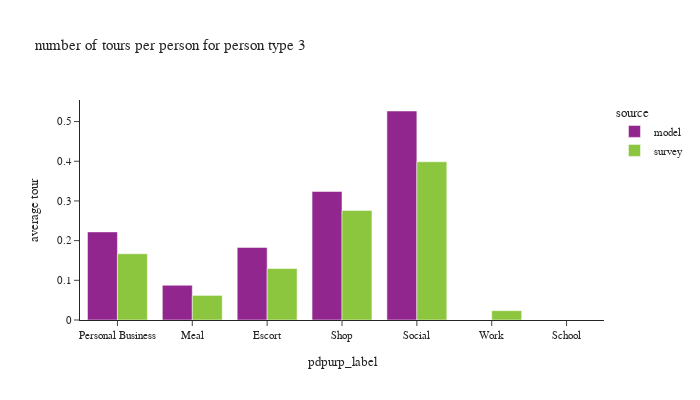

Write notebook code for a chart like this one.
### Code cell
plot_by_pptyp(df_tour, '3')

### Figure 1 — Plotly figure (JSON) as saved in the notebook; plotly's stock layout.template omitted (floating-point values rounded to 4 significant figures)
{"data": [{"alignmentgroup": "True", "hovertemplate": "source=model<br>pdpurp_label=%{x}<br>average tour=%{y}<extra></extra>", "legendgroup": "model", "marker": {"color": "#91268F", "pattern": {"shape": ""}}, "name": "model", "offsetgroup": "model", "orientation": "v", "showlegend": true, "textposition": "auto", "type": "bar", "x": ["Personal Business", "Meal", "Escort", "Shop", "Social"], "xaxis": "x", "y": [0.2219, 0.0875, 0.1828, 0.3238, 0.5266], "yaxis": "y"}, {"alignmentgroup": "True", "hovertemplate": "source=survey<br>pdpurp_label=%{x}<br>average tour=%{y}<extra></extra>", "legendgroup": "survey", "marker": {"color": "#8CC63E", "pattern": {"shape": ""}}, "name": "survey", "offsetgroup": "survey", "orientation": "v", "showlegend": true, "textposition": "auto", "type": "bar", "x": ["Shop", "Meal", "Personal Business", "Work", "School", "Social", "Escort"], "xaxis": "x", "y": [0.2761, 0.06195, 0.1669, 0.02349, 6.662e-05, 0.3987, 0.1297], "yaxis": "y"}], "layout": {"barmode": "group", "font": {"size": 11}, "height": 400, "legend": {"title": {"text": "source"}, "tracegroupgap": 0}, "title": {"text": "number of tours per person for person type 3"}, "width": 700, "xaxis": {"anchor": "y", "domain": [0.0, 1.0], "title": {"text": "pdpurp_label"}}, "yaxis": {"anchor": "x", "domain": [0.0, 1.0], "tickformat": ".2", "title": {"text": "average tour"}}}}
